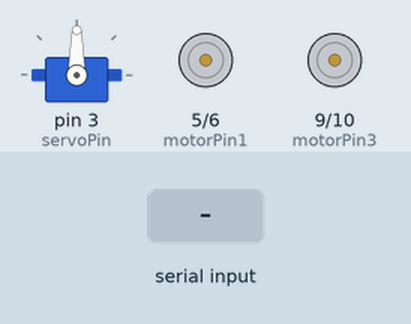
Recording of a sketch running on a simulated Arduino Uno, built with avr-gcc and run on an emulated ATmega328P. On the bench: servo, motor-driver pin pairs drawn as motors (green arrow = first pin HIGH = forward, orange = second pin HIGH = backward, longer = more drive). The inputs (shaded band) are chosen by the test bench.

Above: at 1.2 s.
1.3 s: "LEFT" received over Serial
At 3.5 s:
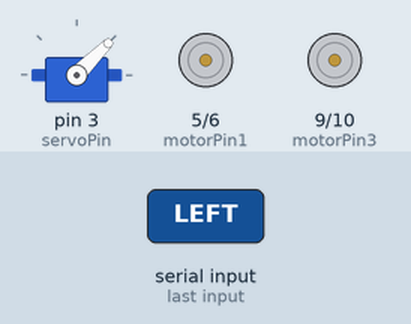
3.8 s: "RIGHT" received over Serial
At 5.5 s:
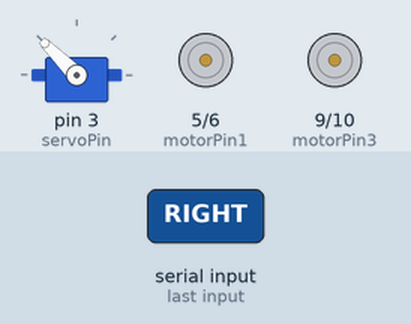
6.3 s: "FORWARD" received over Serial
At 8.4 s:
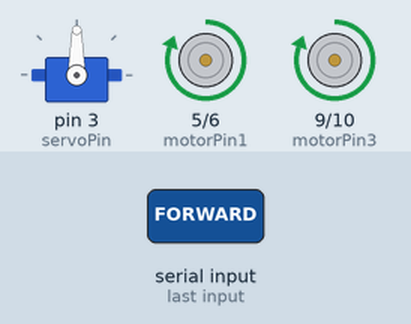
8.7 s: "LEFT" received over Serial
At 10.4 s:
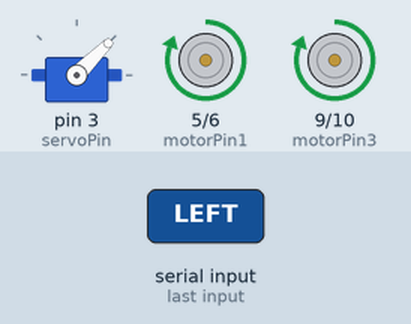
11.1 s: "RIGHT" received over Serial
At 13.3 s:
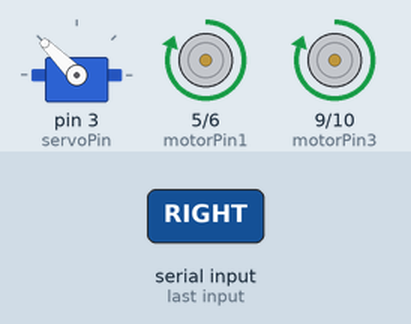
13.6 s: "STOP" received over Serial
At 15.4 s:
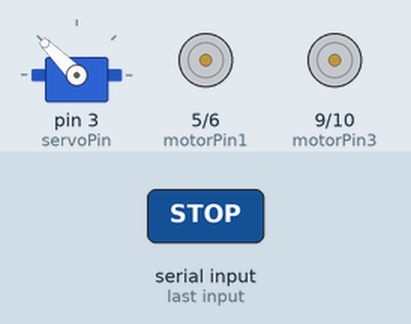
Timing chart, 0 to 16.9 s (numbered marks = the images above; inputs shaded):
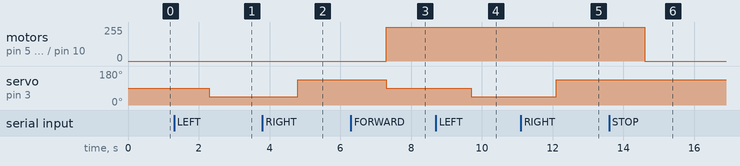

Measured:
- after the input at 1.3 s, servo on pin 3 (servoPin): 90° → 45° after 1.0 s
- after the input at 3.8 s, servo on pin 3 (servoPin): 45° → 135° after 1.0 s
- after the input at 6.3 s, motor on pin 5 (motorPin1) / pin 6 (motorPin2), motor on pin 9 (motorPin3) / pin 10 (motorPin4): stopped → forward 255/255 after 1.0 s; servo on pin 3 (servoPin): 135° → 90° after 1.0 s
- after the input at 8.7 s, servo on pin 3 (servoPin): 90° → 45° after 1.0 s
- after the input at 11.1 s, servo on pin 3 (servoPin): 45° → 135° after 1.0 s
- after the input at 13.6 s, motor on pin 5 (motorPin1) / pin 6 (motorPin2), motor on pin 9 (motorPin3) / pin 10 (motorPin4): forward 255/255 → stopped after 1.0 s

The sketch:

arduino_code.ino
```cpp
#include <Servo.h>

Servo steeringServo; // Ön təkərlər üçün servo
int motorPin1 = 5;   // Motor sürücüsü pinləri
int motorPin2 = 6;
int motorPin3 = 9;
int motorPin4 = 10;
int servoPin = 3;

void setup() {
  pinMode(motorPin1, OUTPUT);
  pinMode(motorPin2, OUTPUT);
  pinMode(motorPin3, OUTPUT);
  pinMode(motorPin4, OUTPUT);

  steeringServo.attach(servoPin); // Servo idarəetmə pini
  steeringServo.write(90);  // Servonu başlanğıc mövqeyə gətir (90° - düz hərəkət)

  Serial.begin(115200); // ESP32-CAM ilə əlaqə üçün
}

void loop() {
  if (Serial.available() > 0) {
    String data = Serial.readString(); // ESP32-CAM-dən məlumatı oxu

    if (data == "LEFT") {
      // Sol dönmə
      steeringServo.write(45);  // Sol dönmə üçün servo açısını dəyiş
    } else if (data == "RIGHT") {
      // Sağ dönmə
      steeringServo.write(135); // Sağ dönmə üçün servo açısını dəyiş
    } else if (data == "FORWARD") {
      // İrəli hərəkət
      digitalWrite(motorPin1, HIGH);
      digitalWrite(motorPin2, LOW);
      digitalWrite(motorPin3, HIGH);
      digitalWrite(motorPin4, LOW);
      steeringServo.write(90); // Düz hərəkət üçün
    } else if (data == "STOP") {
      // Dayan
      digitalWrite(motorPin1, LOW);
      digitalWrite(motorPin2, LOW);
      digitalWrite(motorPin3, LOW);
      digitalWrite(motorPin4, LOW);
    }
  }
}
```
